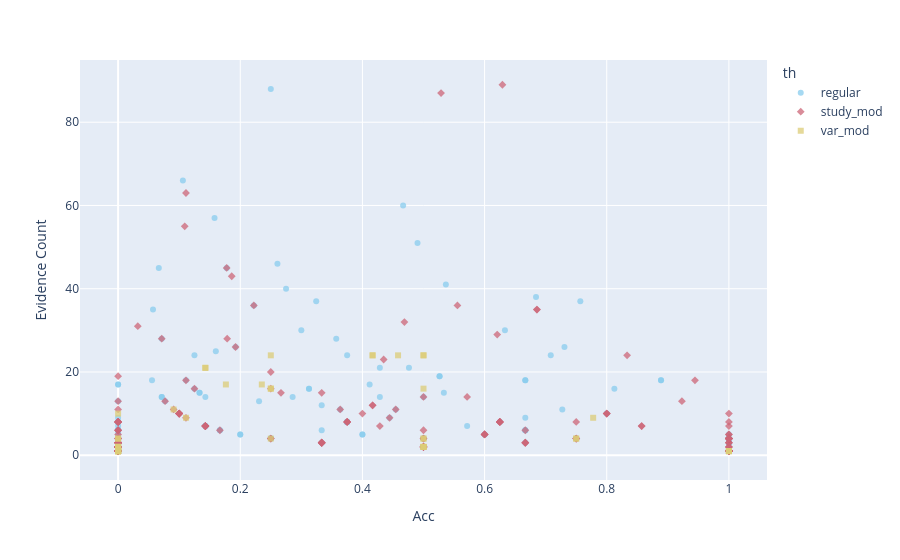

Notebook source saved alongside this figure:
### Code cell
color_palette = px.colors.qualitative.Safe
fig = px.scatter(DATA_VIS[DATA_VIS.evidence < 100], x="acc", y="evidence", color="th", symbol="th", #size="evidence", size_max=50,
      color_discrete_sequence=color_palette, opacity=0.75)
fig.update_layout(yaxis_title="Evidence Count", xaxis_title="Acc")
fig.write_image("../visualisations/llm_scatter_acc_evidence.pdf", format='pdf')
fig.show()

### Figure 1 — Plotly figure (JSON) as saved in the notebook; plotly's stock layout.template omitted (floating-point values rounded to 4 significant figures; data arrays with more than 128 entries replaced by an {"elided": "..."} marker saying what was removed)
{"data": [{"hovertemplate": "th=regular<br>acc=%{x}<br>evidence=%{y}<extra></extra>", "legendgroup": "regular", "marker": {"color": "rgb(136, 204, 238)", "opacity": 0.75, "symbol": "circle"}, "mode": "markers", "name": "regular", "orientation": "v", "showlegend": true, "type": "scatter", "x": {"elided": "242 mixed values"}, "xaxis": "x", "y": {"elided": "242 int values"}, "yaxis": "y"}, {"hovertemplate": "th=study_mod<br>acc=%{x}<br>evidence=%{y}<extra></extra>", "legendgroup": "study_mod", "marker": {"color": "rgb(204, 102, 119)", "opacity": 0.75, "symbol": "diamond"}, "mode": "markers", "name": "study_mod", "orientation": "v", "showlegend": true, "type": "scatter", "x": {"elided": "287 mixed values"}, "xaxis": "x", "y": {"elided": "287 int values"}, "yaxis": "y"}, {"hovertemplate": "th=var_mod<br>acc=%{x}<br>evidence=%{y}<extra></extra>", "legendgroup": "var_mod", "marker": {"color": "rgb(221, 204, 119)", "opacity": 0.75, "symbol": "square"}, "mode": "markers", "name": "var_mod", "orientation": "v", "showlegend": true, "type": "scatter", "x": [0.5, 0, 0, 0, 0, 0, 0, "N/A", 0, 0, 0.1429, 0, 0.1429, 0, 0.7778, 0, 0.1111, 0, 0.09091, 0, 1, 0, 0, 0, 0, "N/A", "N/A", 1, 0.5, 0.5, 0, 1, 0.25, 0.5, 0.5, 0.75, 0.4167, 0.25, 0.75, 0.25, 0.5, 0.4167, 0.4583, 0.5, 1, 0, 0.5, 0.5, 0.5, 0, 0, 0.2353, 1, 0, 0.25, 0.1765, "N/A", "N/A", "N/A", "N/A"], "xaxis": "x", "y": [2, 2, 1, 1, 2, 1, 4, 0, 1, 1, 21, 1, 21, 1, 9, 2, 9, 10, 11, 2, 1, 1, 2, 1, 2, 0, 0, 1, 4, 2, 1, 1, 4, 4, 24, 4, 24, 24, 4, 16, 24, 24, 24, 16, 1, 1, 2, 2, 2, 1, 4, 17, 1, 1, 16, 17, 0, 0, 0, 0], "yaxis": "y"}], "layout": {"legend": {"title": {"text": "th"}, "tracegroupgap": 0}, "margin": {"t": 60}, "xaxis": {"anchor": "y", "domain": [0, 1], "title": {"text": "Acc"}}, "yaxis": {"anchor": "x", "domain": [0, 1], "title": {"text": "Evidence Count"}}}}
